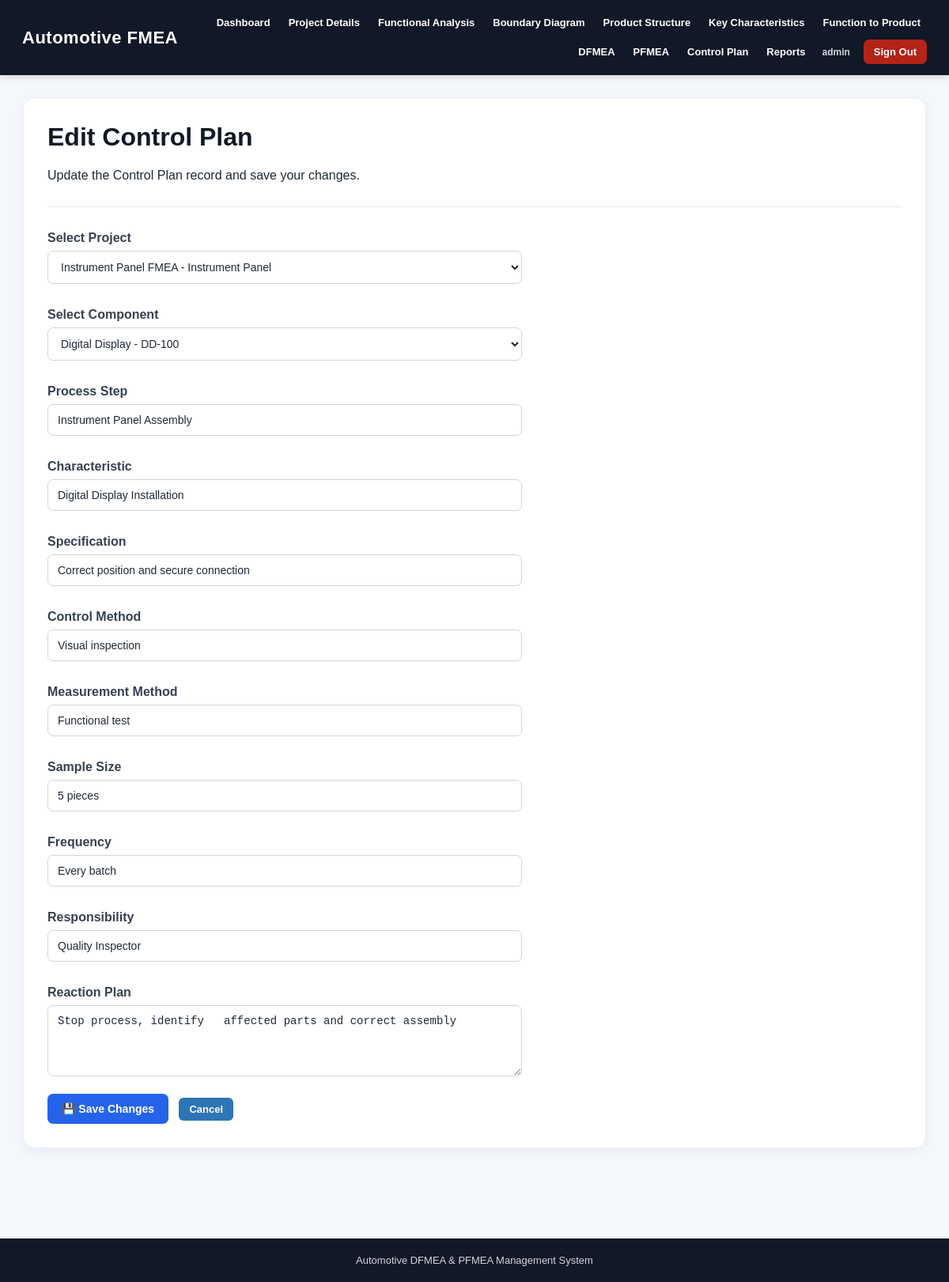
The page /control-plan/edit/1 (signed in) on the database its author committed.
### tables this page shows
CREATE TABLE control_plan (
            id INTEGER PRIMARY KEY AUTOINCREMENT,
            project_id INTEGER,
            component_id INTEGER,
            process_step TEXT,
            characteristic TEXT,
            specification TEXT,
            control_method TEXT,
            measurement_method TEXT,
            sample_size TEXT,
            frequency TEXT,
            responsibility TEXT,
            reaction_plan TEXT,
            FOREIGN KEY (project_id) REFERENCES projects(id),
            FOREIGN KEY (component_id) REFERENCES product_structure(id)
        );

CREATE TABLE projects (
            id INTEGER PRIMARY KEY AUTOINCREMENT,
            project_name TEXT NOT NULL,
            product_name TEXT,
            customer TEXT,
            project_number TEXT,
            created_date TEXT
        , oem_name TEXT DEFAULT 'Generic', compliance_mode TEXT DEFAULT 'AIAG-VDA 2019', user_id INTEGER);

CREATE TABLE product_structure (
            id INTEGER PRIMARY KEY AUTOINCREMENT,
            project_id INTEGER NOT NULL,
            parent_id INTEGER,
            component_name TEXT NOT NULL,
            component_type TEXT,
            label TEXT,
            part_number TEXT,
            level INTEGER DEFAULT 0,
            description TEXT,
            FOREIGN KEY (project_id) REFERENCES projects(id),
            FOREIGN KEY (parent_id) REFERENCES product_structure(id)
        );

### app.py (the view, shortened to what this page needs)
@app.route("/control-plan/edit/<int:record_id>", methods=["GET", "POST"])
def edit_control_plan(record_id):
    conn = get_db()
    record = conn.execute(
        """SELECT t.* FROM control_plan AS t
           JOIN projects AS p ON t.project_id = p.id
           WHERE t.id = ? AND p.user_id = ?""",
        (record_id, current_user_id())
    ).fetchone()
    if record is None:
        conn.close()
        return "Control Plan record not found.", 404
    projects = conn.execute("""
        SELECT id, project_name, product_name
        FROM projects
        WHERE user_id = ?
        ORDER BY id DESC
    """, (current_user_id(),)).fetchall()
    components = conn.execute("""
        SELECT id, component_name, component_type,
               part_number, level
        FROM product_structure
        WHERE project_id = ?
        ORDER BY level, id
    """, (record["project_id"],)).fetchall()
    conn.close()
    return render_template(
        "edit_control_plan.html",
        record=record,
        projects=projects,
        components=components
    )

### app.py (called while the page is built)
def get_db():
    os.makedirs("database", exist_ok=True)
    conn = sqlite3.connect(DATABASE)
    conn.row_factory = sqlite3.Row
    return conn

@app.before_request
def require_login():
    if request.endpoint in {"login", "register", "forgot_password", "dashboard", "static"}:
        return
    if "user_id" not in session:
        return redirect(url_for("login"))

def current_user_id():
    return session.get("user_id")

### templates/edit_control_plan.html (shortened to what this page needs)
{% extends "base.html" %}
{% block content %}
<div class="container">
    <h1>Edit Control Plan</h1>
    <p>
        Update the Control Plan record and save your changes.
    </p>
    <hr>
    <form method="POST">
        <label><b>Select Project</b></label>
        <select name="project_id" required>
            {% for project in projects %}
            <option
                value="{{ project['id'] }}"
                {% if record['project_id']|string == project['id']|string %}
                    selected
                {% endif %}
            >
                {{ project['project_name'] }}
                {% if project['product_name'] %}
                    - {{ project['product_name'] }}
                {% endif %}
            </option>
            {% endfor %}
        </select>
        <br><br>
        <label><b>Select Component</b></label>
        <select name="component_id" required>
            {% for component in components %}
            <option
                value="{{ component['id'] }}"
                {% if record['component_id']|string == component['id']|string %}
                    selected
                {% endif %}
            >
                {{ component['component_name'] }}
                {% if component['part_number'] %}
                    - {{ component['part_number'] }}
                {% endif %}
            </option>
            {% endfor %}
        </select>
        <br><br>
        <label><b>Process Step</b></label>
        <input
            type="text"
            name="process_step"
            value="{{ record['process_step'] or '' }}"
            required
        >
        <br><br>
        <label><b>Characteristic</b></label>
        <input
            type="text"
            name="characteristic"
            value="{{ record['characteristic'] or '' }}"
            required
        >
        <br><br>
        <label><b>Specification</b></label>
        <input
            type="text"
            name="specification"
            value="{{ record['specification'] or '' }}"
        >
        <br><br>
        <label><b>Control Method</b></label>
        <input
            type="text"
            name="control_method"
            value="{{ record['control_method'] or '' }}"
        >
        <br><br>
        <label><b>Measurement Method</b></label>
        <input
            type="text"
            name="measurement_method"
            value="{{ record['measurement_method'] or '' }}"
        >
        <br><br>
        <label><b>Sample Size</b></label>
        <input
            type="text"
            name="sample_size"
            value="{{ record['sample_size'] or '' }}"
        >
        <br><br>
        <label><b>Frequency</b></label>
        <input
            type="text"
            name="frequency"
            value="{{ record['frequency'] or '' }}"
        >
        <br><br>
        <label><b>Responsibility</b></label>
        <input
            type="text"
            name="responsibility"
            value="{{ record['responsibility'] or '' }}"
        >
        <br><br>
        <label><b>Reaction Plan</b></label>
        <textarea
            name="reaction_plan"
            rows="4"
        >{{ record['reaction_plan'] or '' }}</textarea>
        <br><br>
        <button type="submit">
            💾 Save Changes
        </button>
        <a
            href="{{ url_for('control_plan', project_id=record['project_id']) }}"
            class="edit-btn"
        >
            Cancel
        </a>
    </form>
</div>
{% endblock %}

### static/css/style.css (style rules this page uses)
* { box-sizing: border-box; }
html { scroll-behavior: smooth; }
body { margin: 0; font-family: Arial, Helvetica, sans-serif; background: #f4f7fb; color: #1f2937; }
.container { max-width: 1250px; margin: 0 auto; background: white; padding: 30px; border-radius: 14px; box-shadow: 0 4px 15px rgba(0, 0, 0, 0.06); }
.container h1 { margin-top: 0; color: #111827; }
form { margin-top: 15px; }
label { display: block; margin: 12px 0 7px; color: #374151; font-weight: 600; }
input, select, textarea { width: 100%; max-width: 600px; padding: 11px 12px; border: 1px solid #d1d5db; border-radius: 7px; font-size: 14px; background: white; color: #1f2937; transition: border-color 0.2s ease, box-shadow 0.2s ease; }
textarea { resize: vertical; min-height: 90px; }
input::placeholder, textarea::placeholder { color: #9ca3af; }
button, .primary-btn { display: inline-block; background: #2563eb; color: white; border: none; padding: 11px 18px; border-radius: 7px; cursor: pointer; text-decoration: none; font-size: 14px; font-weight: 600; transition: background 0.2s ease, transform 0.15s ease; }
a { transition: color 0.2s ease; }
hr { border: none; border-top: 1px solid #e5e7eb; margin: 30px 0; }
.edit-btn { display: inline-block; padding: 7px 13px; background: #2f75b5; color: white; text-decoration: none; border-radius: 6px; font-size: 13px; font-weight: 600; white-space: nowrap; }

### rows shown on the page
control_plan: project_id "Instrument Panel FMEA - Instrument Panel", component_id "Digital Display - DD-100", process_step "Instrument Panel Assembly", characteristic "Digital Display Installation", specification "Correct position and secure connection", control_method "Visual inspection", measurement_method "Functional test", sample_size "5 pieces", frequency "Every batch", responsibility "Quality Inspector", reaction_plan "Stop process, identify affected parts and correct assembly"
